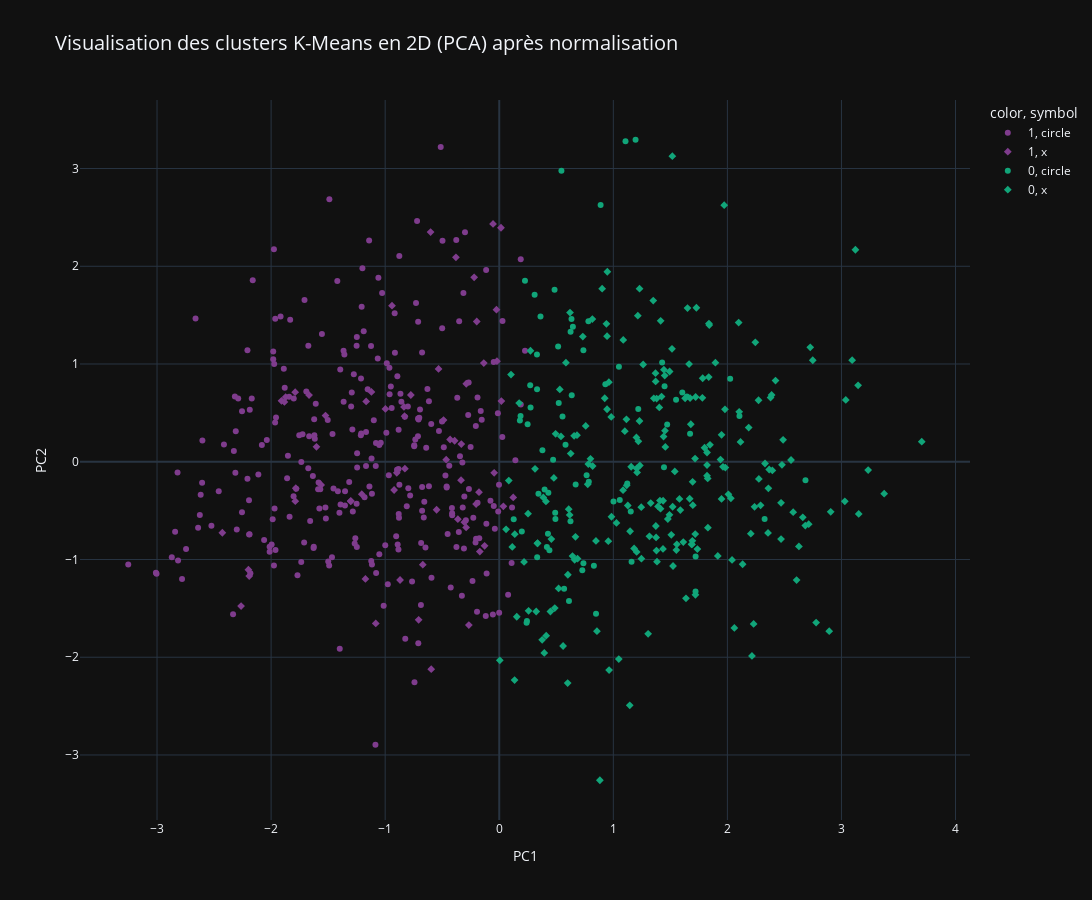

This figure's notebook cell:
### Code cell
# Visualisation des clusters pour les données normalisées en 2D
fig = px.scatter(
    df_pca_scal,
    x="PC1", y="PC2",
    color=df_pca_scal["Cluster"].astype(str),
    title="Visualisation des clusters K-Means en 2D (PCA) après normalisation",
    template="plotly_dark",  # Thème sombre
    hover_data=["HeartDisease"],
    symbol=['circle' if hd == 0 else 'x' for hd in df_pca_scal['HeartDisease']],
    color_discrete_sequence=px.colors.qualitative.Bold
)
fig.update_layout(
    height=900,
    width=1300,
    title_font_size=20
)
fig.show()

### Figure 1 — Plotly figure (JSON) as saved in the notebook; plotly's stock layout.template omitted (floating-point values rounded to 4 significant figures; data arrays with more than 128 entries replaced by an {"elided": "..."} marker saying what was removed)
{"data": [{"customdata": {"elided": "276x1 int values"}, "hovertemplate": "color=1<br>symbol=circle<br>PC1=%{x}<br>PC2=%{y}<br>HeartDisease=%{customdata[0]}<extra></extra>", "legendgroup": "1, circle", "marker": {"color": "rgb(127, 60, 141)", "symbol": "circle"}, "mode": "markers", "name": "1, circle", "orientation": "v", "showlegend": true, "x": {"elided": "276 float values"}, "xaxis": "x", "y": {"elided": "276 float values"}, "yaxis": "y", "type": "scatter"}, {"customdata": [[1], [1], [1], [1], [1], [1], [1], [1], [1], [1], [1], [1], [1], [1], [1], [1], [1], [1], [1], [1], [1], [1], [1], [1], [1], [1], [1], [1], [1], [1], [1], [1], [1], [1], [1], [1], [1], [1], [1], [1], [1], [1], [1], [1], [1], [1], [1], [1], [1], [1], [1], [1], [1], [1], [1], [1], [1], [1], [1], [1], [1], [1], [1]], "hovertemplate": "color=1<br>symbol=x<br>PC1=%{x}<br>PC2=%{y}<br>HeartDisease=%{customdata[0]}<extra></extra>", "legendgroup": "1, x", "marker": {"color": "rgb(127, 60, 141)", "symbol": "diamond"}, "mode": "markers", "name": "1, x", "orientation": "v", "showlegend": true, "x": [0.1227, -2.192, -1.883, 0.03616, -0.8695, -1.205, -1.121, -0.7066, -1.873, -2.199, -1.167, -1.173, -1.523, 0.01857, -1.083, -0.2904, -1.788, -0.3627, -0.306, -0.02008, -1.602, -0.1285, -0.2891, -0.1704, -0.8981, -0.1775, -0.1353, -0.2199, -0.4883, -0.04462, -0.8301, -1.909, -0.5965, -2.427, -0.3797, -1.784, -0.1973, -0.2664, -0.6019, -0.9217, -1.302, -0.7751, -0.5492, 0.0153, -0.8272, -0.4308, -1.561, -2.263, -1.789, -0.9402, -0.0244, -0.6703, -0.9978, -0.3325, -1.667, -0.05431, -1.301, -0.4651, -0.3348, -0.5321, -0.3911, -0.2029, -0.8352], "xaxis": "x", "y": [-0.365, -1.17, 0.6123, -0.4558, -1.21, -0.3317, 0.7149, -1.617, 0.6622, -1.105, 0.6176, -1.199, 0.4724, 0.6211, -1.654, -0.672, -0.4031, -0.5875, -0.6186, 1.029, 0.1531, -0.8597, 0.7981, -0.9195, -0.1131, -0.3114, 1.009, 1.887, 0.4267, -0.1128, 0.4664, 0.6229, -2.122, -0.7265, 2.091, -0.2702, 1.435, -1.671, 2.35, -0.2892, -0.4064, 0.683, -0.4909, 2.394, -0.07037, 0.2275, -0.2369, -1.477, 0.712, 1.597, 1.556, -1.053, 0.5407, 0.1813, 0.6823, 2.434, -0.3995, 0.02172, -0.1889, 0.9501, 0.2149, -0.4331, 0.5613], "yaxis": "y", "type": "scatter"}, {"customdata": [[0], [0], [0], [0], [0], [0], [0], [0], [0], [0], [0], [0], [0], [0], [0], [0], [0], [0], [0], [0], [0], [0], [0], [0], [0], [0], [0], [0], [0], [0], [0], [0], [0], [0], [0], [0], [0], [0], [0], [0], [0], [0], [0], [0], [0], [0], [0], [0], [0], [0], [0], [0], [0], [0], [0], [0], [0], [0], [0], [0], [0], [0], [0], [0], [0], [0], [0], [0], [0], [0], [0], [0]], "hovertemplate": "color=0<br>symbol=circle<br>PC1=%{x}<br>PC2=%{y}<br>HeartDisease=%{customdata[0]}<extra></extra>", "legendgroup": "0, circle", "marker": {"color": "rgb(17, 165, 121)", "symbol": "circle"}, "mode": "markers", "name": "0, circle", "orientation": "v", "showlegend": true, "x": [0.1807, 2.326, 0.7659, 1.428, 0.5688, 0.8887, 1.057, 1.153, 0.7281, 1.605, 0.6699, 0.4923, 0.9304, 0.3785, 0.7852, 0.1866, 1.55, 0.5548, 0.2395, 0.6355, 0.3306, 0.3436, 0.8296, 0.4304, 0.5215, 0.1977, 1.002, 0.6253, 0.6244, 0.7378, 1.449, 0.6112, 1.049, 1.721, 0.2714, 0.4905, 0.545, 1.444, 0.3976, 1.16, 0.2486, 2.106, 0.2429, 1.673, 0.7378, 0.8483, 0.5162, 0.485, 2.685, 1.107, 0.4399, 2.024, 0.3325, 1.645, 1.721, 1.195, 0.2744, 0.4271, 1.219, 0.3314, 0.2255, 0.4722, 0.3102, 1.122, 0.3617, 0.7816, 0.581, 1.472, 0.6456, 0.1268, 0.6333, 0.4177], "xaxis": "x", "y": [0.423, -0.5859, -0.1379, 1.015, -1.299, 2.627, -0.3914, -0.5082, -1.109, 0.7091, -0.2321, -0.5859, 0.792, 0.1166, -0.2054, 0.4691, 0.6349, 0.4639, -1.647, 0.6805, 1.098, -0.3273, -1.064, -0.3166, 0.6013, -0.7126, -0.4063, 1.331, -0.6084, -1.038, 0.7729, -1.424, 0.9726, -1.328, 0.7829, -0.5227, 2.977, -0.05535, -0.2843, -1.024, 0.3838, 0.4671, -1.63, 0.2863, 1.141, -1.555, 1.179, 1.76, -0.1891, 3.279, -0.9065, 0.8482, -0.9768, 0.6688, -0.9702, 3.294, 0.5545, -0.7355, 0.5403, 0.7426, 1.853, 0.02147, 1.708, -0.2235, 1.485, 1.437, 0.1728, 0.3803, 1.382, -0.5881, 1.462, -0.8723], "yaxis": "y", "type": "scatter"}, {"customdata": {"elided": "217x1 int values"}, "hovertemplate": "color=0<br>symbol=x<br>PC1=%{x}<br>PC2=%{y}<br>HeartDisease=%{customdata[0]}<extra></extra>", "legendgroup": "0, x", "marker": {"color": "rgb(17, 165, 121)", "symbol": "diamond"}, "mode": "markers", "name": "0, x", "orientation": "v", "showlegend": true, "x": {"elided": "217 float values"}, "xaxis": "x", "y": {"elided": "217 float values"}, "yaxis": "y", "type": "scatter"}], "layout": {"xaxis": {"anchor": "y", "domain": [0.0, 1.0], "title": {"text": "PC1"}}, "yaxis": {"anchor": "x", "domain": [0.0, 1.0], "title": {"text": "PC2"}}, "legend": {"title": {"text": "color, symbol"}, "tracegroupgap": 0}, "title": {"text": "Visualisation des clusters K-Means en 2D (PCA) après normalisation", "font": {"size": 20}}, "height": 900, "width": 1300}}
